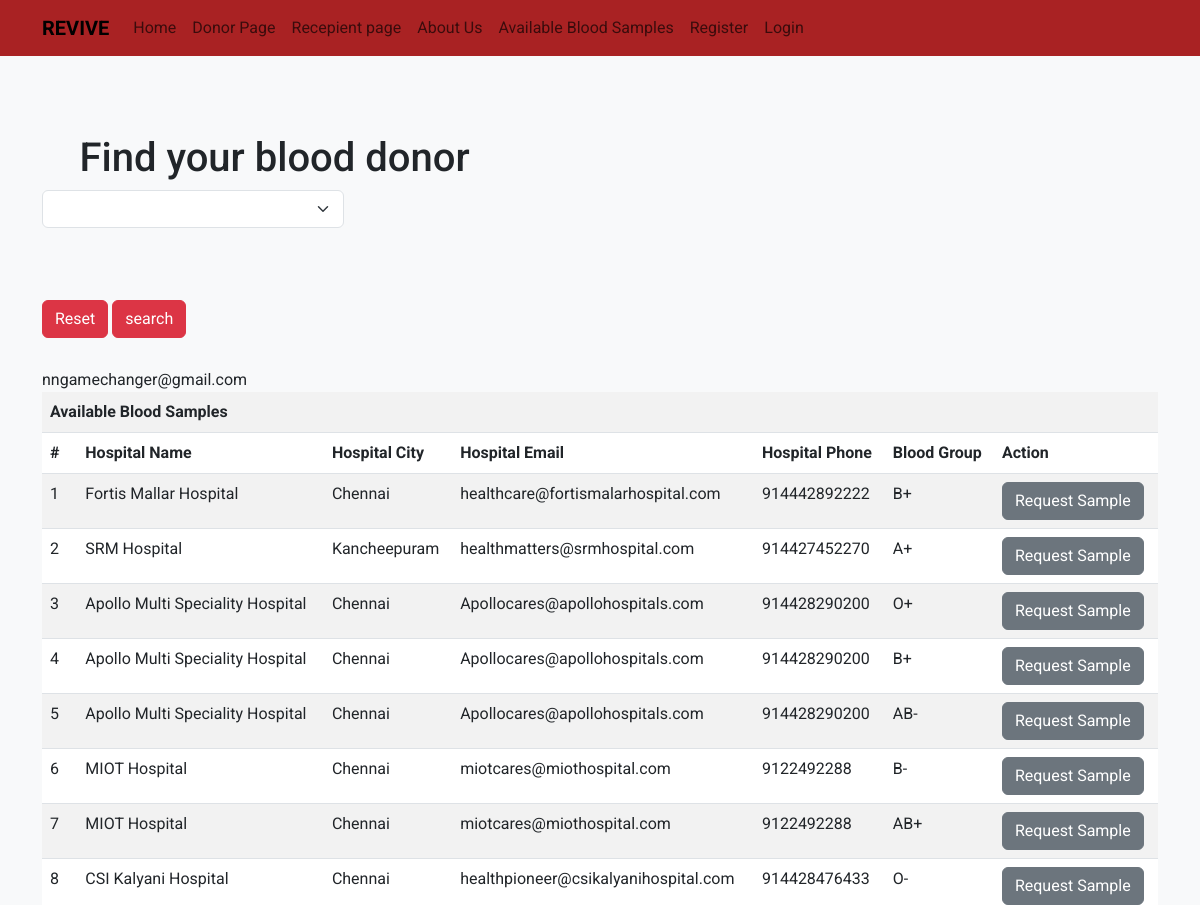
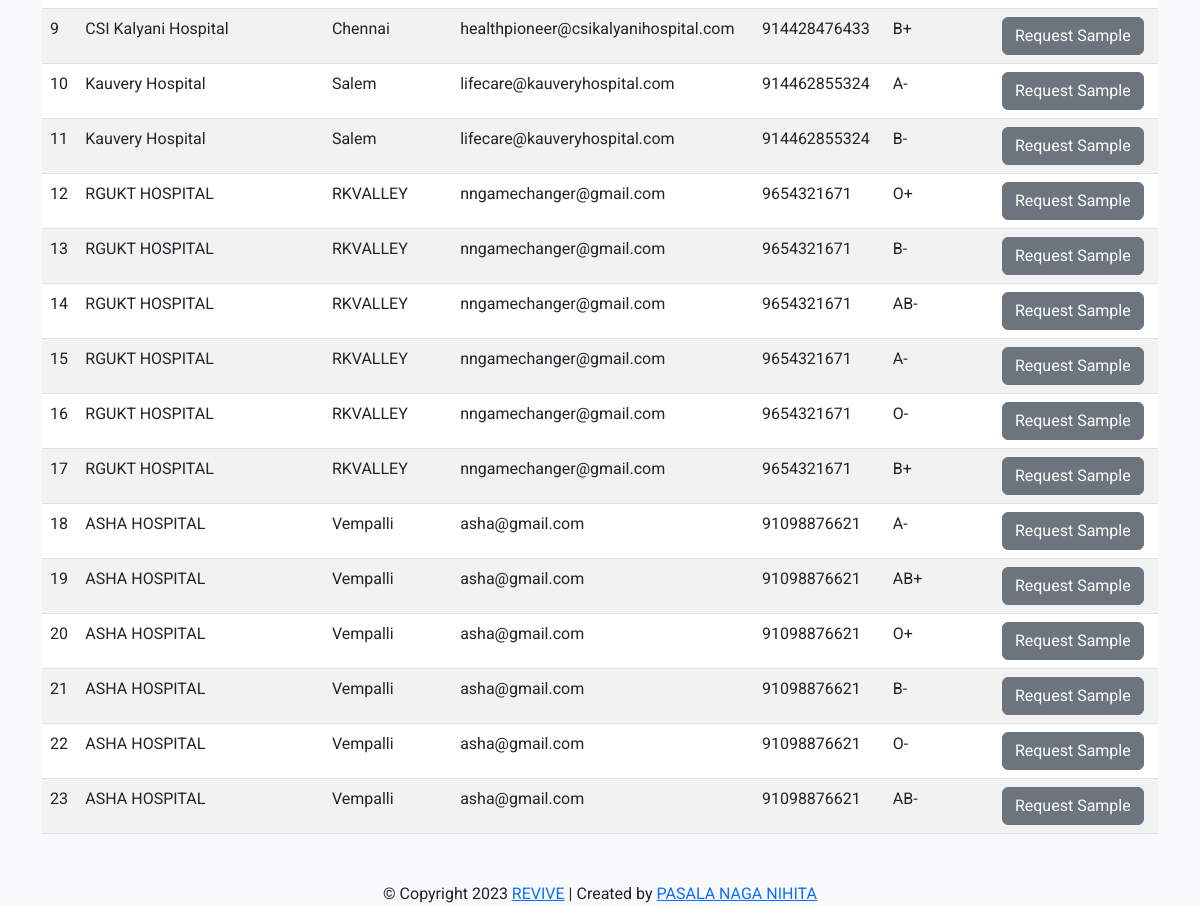
The app's page /abs.php with its own data (2 pictures, top to bottom).
### tables this page shows
CREATE TABLE `bloodinfo` (
  `bid` int(11) NOT NULL,
  `hid` int(11) NOT NULL,
  `bg` varchar(10) NOT NULL
);

CREATE TABLE `hospitals` (
  `id` int(11) NOT NULL,
  `hname` varchar(100) NOT NULL,
  `hemail` varchar(100) NOT NULL,
  `hpassword` varchar(100) NOT NULL,
  `hphone` varchar(100) NOT NULL,
  `hcity` varchar(100) NOT NULL
);

### abs.php (the view, shortened to what this page needs)
<?php
require 'file/connection.php';
if(isset($_GET['search'])){
    $searchKey = $_GET['search'];
    $sql = "select bloodinfo.*, hospitals.* from bloodinfo, hospitals where bloodinfo.hid=hospitals.id && bg LIKE '%$searchKey%'";
}else{
    $sql = "select bloodinfo.*, hospitals.* from bloodinfo, hospitals where bloodinfo.hid=hospitals.id";
}
$result = mysqli_query($conn, $sql);
?>
<!DOCTYPE html>
<html>
<?php require 'head.php'; ?>
<body>
    <?php require 'header.php'; ?>
    <div class="container cont">
        <?php require 'message.php'; ?>
	<div class="col-lg-5">
				<form method="get" action="" style="margin-top:30px; margin-bottom:30px ">
			<h1><center><br>Find your blood donor</h1>
				<div class="row">
						<div class="col-lg-8">
							  <select name="search" class="form-select">
               <option><?php echo @$_GET['search']; ?></option>
						   	   <option value="A+">A+</option>
						   </select><br>
						</div>
						<div class="col-9-lg">
						</div>
						<br>
					</div><br>
	<a href="abs.php" class="btn btn-danger mr-4"> Reset</a>
	<input type="submit" name="submit" class="btn btn-danger" value="search">
	</div></form>
        <table class="table table-responsive table-striped rounded mb-5">
            <tr><th colspan="7" class="title">Available Blood Samples</th></tr>
            <tr>
                <th>#</th>
                <th>Hospital Name</th>
                <th>Hospital City</th>
                <th>Hospital Email</th>
                <th>Hospital Phone</th>
                <th>Blood Group</th>nngamechanger@gmail.com
                <th>Action</th>
            </tr>
        <?php while($row = mysqli_fetch_array($result)) { ?>
            <tr>
                <td><?php echo ++$counter;?></td>
                <td><?php echo $row['hname'];?></td>
                <td><?php echo ($row['hcity']); ?></td>
                <td><?php echo ($row['hemail']); ?></td>
                <td><?php echo ($row['hphone']); ?></td>
                <td><?php echo ($row['bg']); ?></td>
                <form action="file/request.php" method="post">
                <?php if (isset($_SESSION['hid'])) { ?>
                <td><a href="javascript:void(0);" class="btn btn-secondary hospital">Request Sample</a></td>
                <?php } else {(isset($_SESSION['rid']))  ?>
                <td><input type="submit" name="request" class="btn btn-secondary" value="Request Sample"></td>
                <?php } ?>
                </form>
            </tr>
        <?php } ?>
        </table>
    </div>
    <?php require 'footer.php' ?>
</body>

### records on screen
bloodinfo: hid.hname "Fortis Mallar Hospital", hid.hcity "Chennai", hid.hemail "healthcare@fortismalarhospital.com", hid.hphone "914442892222", bg "B+"
bloodinfo: hid.hname "SRM Hospital", hid.hcity "Kancheepuram", hid.hemail "healthmatters@srmhospital.com", hid.hphone "914427452270", bg "A+"
bloodinfo: hid.hname "Apollo Multi Speciality Hospital", hid.hcity "Chennai", hid.hemail "Apollocares@apollohospitals.com", hid.hphone "914428290200", bg "O+"
bloodinfo: hid.hname "Apollo Multi Speciality Hospital", hid.hcity "Chennai", hid.hemail "Apollocares@apollohospitals.com", hid.hphone "914428290200", bg "B+"
bloodinfo: hid.hname "Apollo Multi Speciality Hospital", hid.hcity "Chennai", hid.hemail "Apollocares@apollohospitals.com", hid.hphone "914428290200", bg "AB-"
bloodinfo: hid.hname "MIOT Hospital", hid.hcity "Chennai", hid.hemail "miotcares@miothospital.com", hid.hphone "9122492288", bg "B-"
bloodinfo: hid.hname "MIOT Hospital", hid.hcity "Chennai", hid.hemail "miotcares@miothospital.com", hid.hphone "9122492288", bg "AB+"
bloodinfo: hid.hname "CSI Kalyani Hospital", hid.hcity "Chennai", hid.hemail "healthpioneer@csikalyanihospital.com", hid.hphone "914428476433", bg "O-"
bloodinfo: hid.hname "CSI Kalyani Hospital", hid.hcity "Chennai", hid.hemail "healthpioneer@csikalyanihospital.com", hid.hphone "914428476433", bg "B+"
bloodinfo: hid.hname "Kauvery Hospital", hid.hcity "Salem", hid.hemail "lifecare@kauveryhospital.com", hid.hphone "914462855324", bg "A-"
bloodinfo: hid.hname "Kauvery Hospital", hid.hcity "Salem", hid.hemail "lifecare@kauveryhospital.com", hid.hphone "914462855324", bg "B-"
bloodinfo: hid.hname "RGUKT HOSPITAL", hid.hcity "RKVALLEY", hid.hemail "nngamechanger@gmail.com", hid.hphone "9654321671", bg "O+"
bloodinfo: hid.hname "RGUKT HOSPITAL", hid.hcity "RKVALLEY", hid.hemail "nngamechanger@gmail.com", hid.hphone "9654321671", bg "B-"
bloodinfo: hid.hname "RGUKT HOSPITAL", hid.hcity "RKVALLEY", hid.hemail "nngamechanger@gmail.com", hid.hphone "9654321671", bg "AB-"
bloodinfo: hid.hname "RGUKT HOSPITAL", hid.hcity "RKVALLEY", hid.hemail "nngamechanger@gmail.com", hid.hphone "9654321671", bg "A-"
bloodinfo: hid.hname "RGUKT HOSPITAL", hid.hcity "RKVALLEY", hid.hemail "nngamechanger@gmail.com", hid.hphone "9654321671", bg "O-"
bloodinfo: hid.hname "RGUKT HOSPITAL", hid.hcity "RKVALLEY", hid.hemail "nngamechanger@gmail.com", hid.hphone "9654321671", bg "B+"
bloodinfo: hid.hname "ASHA HOSPITAL", hid.hcity "Vempalli", hid.hemail "asha@gmail.com", hid.hphone "91098876621", bg "A-"
bloodinfo: hid.hname "ASHA HOSPITAL", hid.hcity "Vempalli", hid.hemail "asha@gmail.com", hid.hphone "91098876621", bg "AB+"
bloodinfo: hid.hname "ASHA HOSPITAL", hid.hcity "Vempalli", hid.hemail "asha@gmail.com", hid.hphone "91098876621", bg "O+"
bloodinfo: hid.hname "ASHA HOSPITAL", hid.hcity "Vempalli", hid.hemail "asha@gmail.com", hid.hphone "91098876621", bg "B-"
bloodinfo: hid.hname "ASHA HOSPITAL", hid.hcity "Vempalli", hid.hemail "asha@gmail.com", hid.hphone "91098876621", bg "O-"
bloodinfo: hid.hname "ASHA HOSPITAL", hid.hcity "Vempalli", hid.hemail "asha@gmail.com", hid.hphone "91098876621", bg "AB-"
